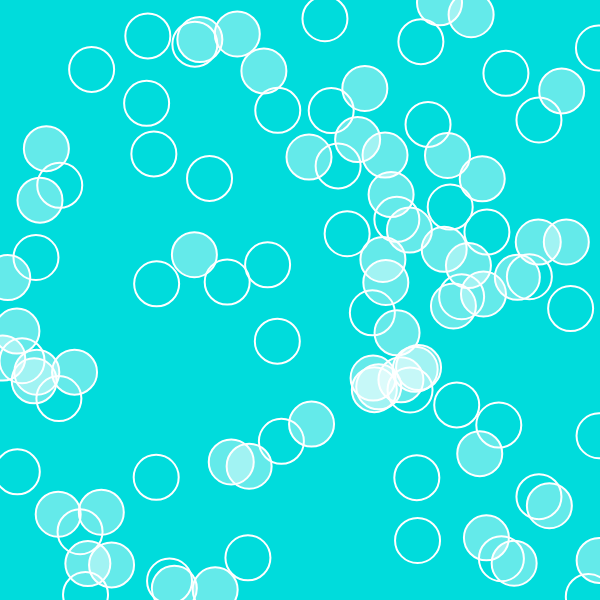
Frame 1 (no input)
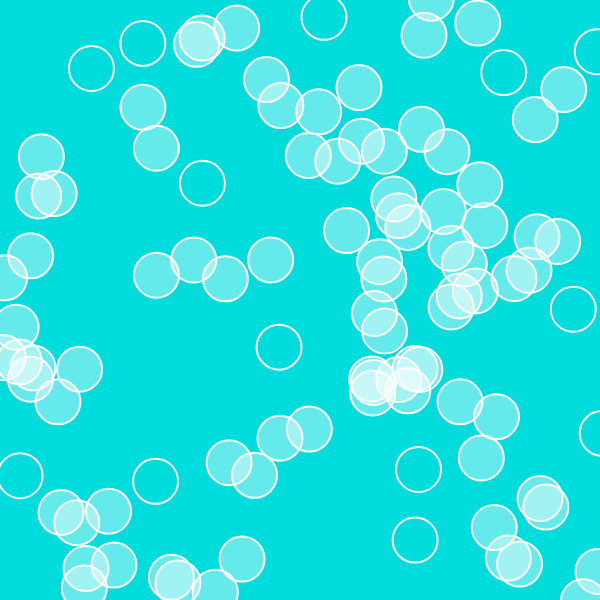
Frame 60 (no input)
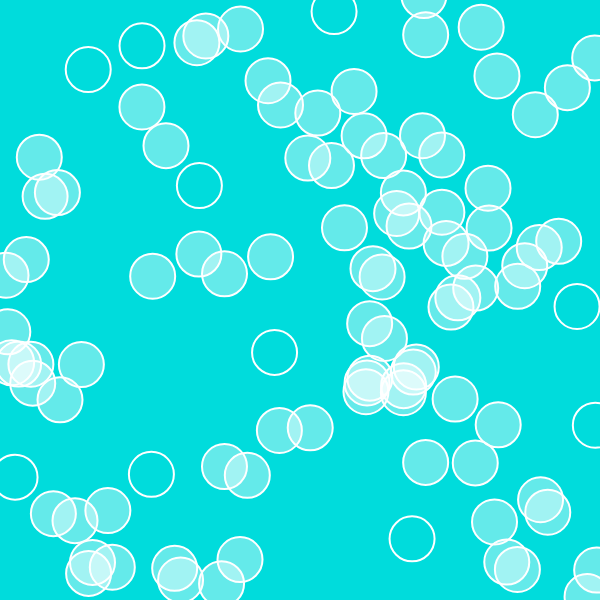
Frame 120 (the mouse pressed at the canvas centre since frame 60)

The p5.js sketch that drew these frames (run headless with seeded random() and noise() and a simulated clock; from frame 60 on, the mouse is pressed at the canvas centre):

// p5.js sketch
// ── sketch.js
//Creates Object array
var balls = [];

function setup() 
{
    createCanvas(600, 600);
    //Loop fills up the array
    for(var i = 0; i < 100; i++)
    {
        var x = random(width);
        var y = random(height);
        balls.push(new Ball(x, y));
        //balls[i]= new Ball(x, y);
    }
}

function mousePressed()
{
    for(var i = 0; i < balls.length; i++)
    {
        balls[i].clicked();
    }
}

function draw()
{
    background(0, 220, 220);
    //loops through all the previously created ball array instances
    for(var i = 0; i < balls.length; i++)
    {
        balls[i].move();
        balls[i].createBall();
        //ball.edgeBounce();
        for(var a = 0; a < balls.length; a ++)
        {
            if(balls[i].collide(balls[a]) && i != a)
            {
                balls[i].changeColor();
                balls[a].changeColor();
            }
        }
    }
}

// ── ball.js
function Ball(x, y)
{
    this.x = x;
    this.y = y;
    this.xSpeed = 3;
    this.ySpeed = -2;
    this.col = color(255, 255, 255, 0);
    this.r = 22.5;
    this.flip = 1;
    
    this.createBall = function()
    {
        stroke(255, 255, 255);
        strokeWeight(2);
        fill(this.col)
        ellipse(this.x, this.y, this.r*2, this.r*2);
        
        //noFill();
    }
    
    this.move = function()
    {
        //Moves the ball
        this.x = this.x + random(-1,1);
        this.y = this.y + random(-1,1);   
    }
    
    this.changeColor= function()
    {
        this.col = color(255, 255, 255, 100);
    }
    
    this.collide = function(a)
    {
        var d = dist(this.x, this.y, a.x, a.y);
        if (d < this.r + a.r)
        {
            return true;
        }
        else
        {
            return false;
        }
    }
    
    this.clicked = function()
    {
        var d = dist(mouseX, mouseY, this.x, this.y);
        
        //Checking to see if where you clicking is inside the circumference of the cirle, 35/2 because that is the diameter 
        if (d < (this.diam/2))
        {
            //Changes the color between 2 states every click
            if (this.flip == 1)
            {
                this.col = color(255, 255, 255, 110);
                this.flip = this.flip * -1;
            }
            else if (this.flip == -1)
            {
                this.col = color(255, 255, 255, 0);
                this.flip = this.flip * -1;
            }
        }
    }
    
}
